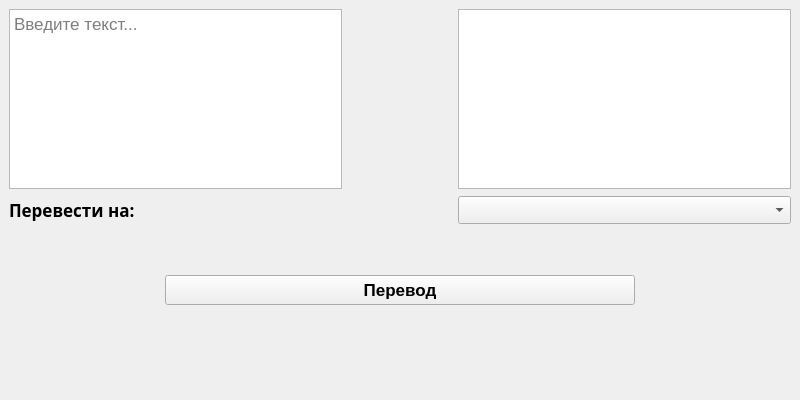
<?xml version="1.0" encoding="UTF-8"?>
<ui version="4.0">
 <class>MainWindow</class>
 <widget class="QMainWindow" name="MainWindow">
  <property name="geometry">
   <rect>
    <x>0</x>
    <y>0</y>
    <width>800</width>
    <height>400</height>
   </rect>
  </property>
  <property name="contextMenuPolicy">
   <enum>Qt::NoContextMenu</enum>
  </property>
  <property name="windowTitle">
   <string>Переводчик</string>
  </property>
  <property name="autoFillBackground">
   <bool>true</bool>
  </property>
  <property name="tabShape">
   <enum>QTabWidget::Rounded</enum>
  </property>
  <widget class="QWidget" name="centralwidget">
   <property name="maximumSize">
    <size>
     <width>16777215</width>
     <height>16777215</height>
    </size>
   </property>
   <property name="font">
    <font>
     <stylestrategy>PreferAntialias</stylestrategy>
    </font>
   </property>
   <layout class="QVBoxLayout" name="verticalLayout" stretch="25,5,5,10">
    <item>
     <layout class="QGridLayout" name="gridLayout" rowstretch="1,3" columnstretch="3,1,3" rowminimumheight="1,30">
      <item row="1" column="2">
       <widget class="QComboBox" name="comboBox">
        <property name="sizePolicy">
         <sizepolicy hsizetype="MinimumExpanding" vsizetype="Fixed">
          <horstretch>0</horstretch>
          <verstretch>0</verstretch>
         </sizepolicy>
        </property>
        <property name="font">
         <font>
          <family>Segoe UI</family>
          <pointsize>13</pointsize>
          <stylestrategy>PreferAntialias</stylestrategy>
         </font>
        </property>
        <property name="editable">
         <bool>false</bool>
        </property>
        <property name="placeholderText">
         <string>Выберите язык</string>
        </property>
        <item>
         <property name="text">
          <string>Английский</string>
         </property>
        </item>
        <item>
         <property name="text">
          <string>Испанский</string>
         </property>
        </item>
        <item>
         <property name="text">
          <string>Немецкий</string>
         </property>
        </item>
        <item>
         <property name="text">
          <string>Русский</string>
         </property>
        </item>
        <item>
         <property name="text">
          <string>Французский</string>
         </property>
        </item>
       </widget>
      </item>
      <item row="0" column="0">
       <widget class="QPlainTextEdit" name="plainTextEdit">
        <property name="sizePolicy">
         <sizepolicy hsizetype="Preferred" vsizetype="Preferred">
          <horstretch>0</horstretch>
          <verstretch>0</verstretch>
         </sizepolicy>
        </property>
        <property name="maximumSize">
         <size>
          <width>16777215</width>
          <height>16777215</height>
         </size>
        </property>
        <property name="font">
         <font>
          <family>Segoe UI</family>
          <pointsize>13</pointsize>
          <bold>false</bold>
          <stylestrategy>PreferAntialias</stylestrategy>
         </font>
        </property>
        <property name="cursor" stdset="0">
         <cursorShape>IBeamCursor</cursorShape>
        </property>
        <property name="frameShadow">
         <enum>QFrame::Plain</enum>
        </property>
        <property name="placeholderText">
         <string>Введите текст...</string>
        </property>
       </widget>
      </item>
      <item row="0" column="2">
       <widget class="QTextBrowser" name="textBrowser">
        <property name="sizePolicy">
         <sizepolicy hsizetype="Preferred" vsizetype="Preferred">
          <horstretch>0</horstretch>
          <verstretch>0</verstretch>
         </sizepolicy>
        </property>
        <property name="maximumSize">
         <size>
          <width>16777215</width>
          <height>16777215</height>
         </size>
        </property>
        <property name="font">
         <font>
          <family>Segoe UI</family>
          <pointsize>13</pointsize>
          <bold>false</bold>
          <stylestrategy>PreferAntialias</stylestrategy>
         </font>
        </property>
        <property name="frameShadow">
         <enum>QFrame::Plain</enum>
        </property>
       </widget>
      </item>
      <item row="1" column="0">
       <widget class="QLabel" name="label">
        <property name="sizePolicy">
         <sizepolicy hsizetype="Preferred" vsizetype="Preferred">
          <horstretch>0</horstretch>
          <verstretch>0</verstretch>
         </sizepolicy>
        </property>
        <property name="font">
         <font>
          <family>Segoe UI Semibold</family>
          <pointsize>13</pointsize>
          <bold>true</bold>
          <stylestrategy>PreferAntialias</stylestrategy>
         </font>
        </property>
        <property name="text">
         <string>Перевести на:</string>
        </property>
       </widget>
      </item>
      <item row="0" column="1">
       <spacer name="horizontalSpacer">
        <property name="orientation">
         <enum>Qt::Horizontal</enum>
        </property>
        <property name="sizeHint" stdset="0">
         <size>
          <width>40</width>
          <height>20</height>
         </size>
        </property>
       </spacer>
      </item>
      <item row="1" column="1">
       <spacer name="horizontalSpacer_2">
        <property name="orientation">
         <enum>Qt::Horizontal</enum>
        </property>
        <property name="sizeHint" stdset="0">
         <size>
          <width>40</width>
          <height>20</height>
         </size>
        </property>
       </spacer>
      </item>
     </layout>
    </item>
    <item>
     <spacer name="verticalSpacer_2">
      <property name="orientation">
       <enum>Qt::Vertical</enum>
      </property>
      <property name="sizeHint" stdset="0">
       <size>
        <width>20</width>
        <height>40</height>
       </size>
      </property>
     </spacer>
    </item>
    <item>
     <layout class="QHBoxLayout" name="horizontalLayout_3" stretch="1,3,1">
      <item>
       <spacer name="horizontalSpacer_3">
        <property name="orientation">
         <enum>Qt::Horizontal</enum>
        </property>
        <property name="sizeHint" stdset="0">
         <size>
          <width>40</width>
          <height>20</height>
         </size>
        </property>
       </spacer>
      </item>
      <item>
       <widget class="QPushButton" name="pushButton">
        <property name="sizePolicy">
         <sizepolicy hsizetype="Fixed" vsizetype="Preferred">
          <horstretch>0</horstretch>
          <verstretch>0</verstretch>
         </sizepolicy>
        </property>
        <property name="minimumSize">
         <size>
          <width>100</width>
          <height>30</height>
         </size>
        </property>
        <property name="maximumSize">
         <size>
          <width>600</width>
          <height>30</height>
         </size>
        </property>
        <property name="font">
         <font>
          <family>Segoe UI</family>
          <pointsize>13</pointsize>
          <italic>false</italic>
          <bold>true</bold>
          <stylestrategy>PreferAntialias</stylestrategy>
         </font>
        </property>
        <property name="layoutDirection">
         <enum>Qt::LeftToRight</enum>
        </property>
        <property name="text">
         <string>Перевод</string>
        </property>
       </widget>
      </item>
      <item>
       <spacer name="horizontalSpacer_4">
        <property name="orientation">
         <enum>Qt::Horizontal</enum>
        </property>
        <property name="sizeHint" stdset="0">
         <size>
          <width>40</width>
          <height>20</height>
         </size>
        </property>
       </spacer>
      </item>
     </layout>
    </item>
    <item>
     <spacer name="verticalSpacer">
      <property name="orientation">
       <enum>Qt::Vertical</enum>
      </property>
      <property name="sizeHint" stdset="0">
       <size>
        <width>20</width>
        <height>40</height>
       </size>
      </property>
     </spacer>
    </item>
   </layout>
  </widget>
  <widget class="QMenuBar" name="menubar">
   <property name="geometry">
    <rect>
     <x>0</x>
     <y>0</y>
     <width>800</width>
     <height>22</height>
    </rect>
   </property>
  </widget>
 </widget>
 <resources/>
 <connections>
  <connection>
   <sender>pushButton</sender>
   <signal>clicked()</signal>
   <receiver>MainWindow</receiver>
   <slot>translateText()</slot>
   <hints>
    <hint type="sourcelabel">
     <x>287</x>
     <y>317</y>
    </hint>
    <hint type="destinationlabel">
     <x>287</x>
     <y>181</y>
    </hint>
   </hints>
  </connection>
 </connections>
 <slots>
  <slot>translateText()</slot>
 </slots>
</ui>
